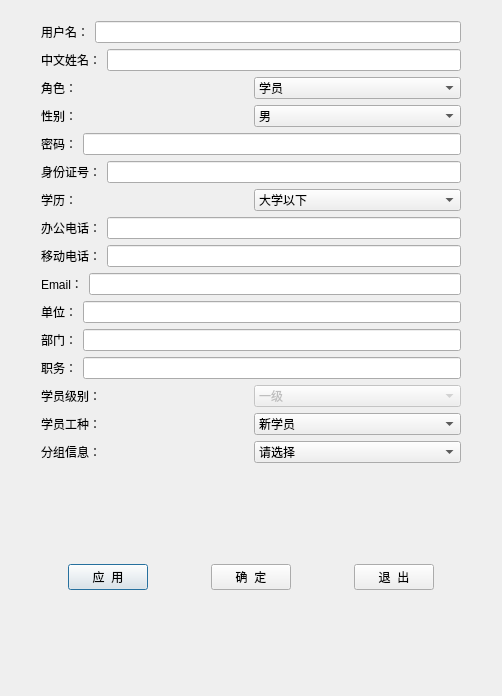
<?xml version="1.0" encoding="UTF-8"?>
<ui version="4.0">
 <class>CStudentInfoAddTable</class>
 <widget class="QDialog" name="CStudentInfoAddTable">
  <property name="geometry">
   <rect>
    <x>0</x>
    <y>0</y>
    <width>502</width>
    <height>696</height>
   </rect>
  </property>
  <property name="windowTitle">
   <string>添加用户信息</string>
  </property>
  <property name="styleSheet">
   <string notr="true">font: 14pt &quot;宋体&quot;;</string>
  </property>
  <layout class="QGridLayout" name="gridLayout">
   <item row="0" column="0">
    <layout class="QVBoxLayout" name="verticalLayout_2">
     <item>
      <spacer name="verticalSpacer">
       <property name="orientation">
        <enum>Qt::Vertical</enum>
       </property>
       <property name="sizeType">
        <enum>QSizePolicy::Minimum</enum>
       </property>
       <property name="sizeHint" stdset="0">
        <size>
         <width>188</width>
         <height>10</height>
        </size>
       </property>
      </spacer>
     </item>
     <item>
      <layout class="QHBoxLayout" name="horizontalLayout_18">
       <item>
        <spacer name="horizontalSpacer_5">
         <property name="orientation">
          <enum>Qt::Horizontal</enum>
         </property>
         <property name="sizeType">
          <enum>QSizePolicy::Minimum</enum>
         </property>
         <property name="sizeHint" stdset="0">
          <size>
           <width>30</width>
           <height>20</height>
          </size>
         </property>
        </spacer>
       </item>
       <item>
        <layout class="QVBoxLayout" name="verticalLayout">
         <item>
          <layout class="QHBoxLayout" name="horizontalLayout_4">
           <item>
            <widget class="QLabel" name="label">
             <property name="styleSheet">
              <string notr="true">font: 14pt &quot;宋体&quot;;</string>
             </property>
             <property name="text">
              <string>用户名：</string>
             </property>
            </widget>
           </item>
           <item>
            <widget class="QLineEdit" name="editName">
             <property name="enabled">
              <bool>true</bool>
             </property>
            </widget>
           </item>
          </layout>
         </item>
         <item>
          <layout class="QHBoxLayout" name="horizontalLayout_5">
           <item>
            <widget class="QLabel" name="label_12">
             <property name="styleSheet">
              <string notr="true">font: 14pt &quot;宋体&quot;;</string>
             </property>
             <property name="text">
              <string>中文姓名：</string>
             </property>
            </widget>
           </item>
           <item>
            <widget class="QLineEdit" name="editLongName"/>
           </item>
          </layout>
         </item>
         <item>
          <layout class="QHBoxLayout" name="horizontalLayout_6">
           <item>
            <widget class="QLabel" name="label_2">
             <property name="styleSheet">
              <string notr="true">font: 14pt &quot;宋体&quot;;</string>
             </property>
             <property name="text">
              <string>角色：</string>
             </property>
            </widget>
           </item>
           <item>
            <widget class="QComboBox" name="editRole">
             <item>
              <property name="text">
               <string>学员</string>
              </property>
             </item>
             <item>
              <property name="text">
               <string>教员</string>
              </property>
             </item>
             <item>
              <property name="text">
               <string>系统</string>
              </property>
             </item>
            </widget>
           </item>
          </layout>
         </item>
         <item>
          <layout class="QHBoxLayout" name="horizontalLayout_7">
           <item>
            <widget class="QLabel" name="label_13">
             <property name="styleSheet">
              <string notr="true">font: 14pt &quot;宋体&quot;;</string>
             </property>
             <property name="text">
              <string>性别：</string>
             </property>
            </widget>
           </item>
           <item>
            <widget class="QComboBox" name="editSex">
             <item>
              <property name="text">
               <string>男</string>
              </property>
             </item>
             <item>
              <property name="text">
               <string>女</string>
              </property>
             </item>
            </widget>
           </item>
          </layout>
         </item>
         <item>
          <layout class="QHBoxLayout" name="horizontalLayout_8">
           <item>
            <widget class="QLabel" name="label_3">
             <property name="styleSheet">
              <string notr="true">font: 14pt &quot;宋体&quot;;</string>
             </property>
             <property name="text">
              <string>密码：</string>
             </property>
            </widget>
           </item>
           <item>
            <widget class="QLineEdit" name="editPassword"/>
           </item>
          </layout>
         </item>
         <item>
          <layout class="QHBoxLayout" name="horizontalLayout_9">
           <item>
            <widget class="QLabel" name="label_4">
             <property name="styleSheet">
              <string notr="true">font: 14pt &quot;宋体&quot;;</string>
             </property>
             <property name="text">
              <string>身份证号：</string>
             </property>
            </widget>
           </item>
           <item>
            <widget class="QLineEdit" name="editIdCard"/>
           </item>
          </layout>
         </item>
         <item>
          <layout class="QHBoxLayout" name="horizontalLayout_10">
           <item>
            <widget class="QLabel" name="label_5">
             <property name="styleSheet">
              <string notr="true">font: 14pt &quot;宋体&quot;;</string>
             </property>
             <property name="text">
              <string>学历：</string>
             </property>
            </widget>
           </item>
           <item>
            <widget class="QComboBox" name="editEdu">
             <item>
              <property name="text">
               <string>大学以下</string>
              </property>
             </item>
             <item>
              <property name="text">
               <string>专科</string>
              </property>
             </item>
             <item>
              <property name="text">
               <string>本科</string>
              </property>
             </item>
             <item>
              <property name="text">
               <string>研究生及以上</string>
              </property>
             </item>
            </widget>
           </item>
          </layout>
         </item>
         <item>
          <layout class="QHBoxLayout" name="horizontalLayout_11">
           <item>
            <widget class="QLabel" name="label_11">
             <property name="styleSheet">
              <string notr="true">font: 14pt &quot;宋体&quot;;</string>
             </property>
             <property name="text">
              <string>办公电话：</string>
             </property>
            </widget>
           </item>
           <item>
            <widget class="QLineEdit" name="editMTel"/>
           </item>
          </layout>
         </item>
         <item>
          <layout class="QHBoxLayout" name="horizontalLayout_12">
           <item>
            <widget class="QLabel" name="label_6">
             <property name="styleSheet">
              <string notr="true">font: 14pt &quot;宋体&quot;;</string>
             </property>
             <property name="text">
              <string>移动电话：</string>
             </property>
            </widget>
           </item>
           <item>
            <widget class="QLineEdit" name="editTel"/>
           </item>
          </layout>
         </item>
         <item>
          <layout class="QHBoxLayout" name="horizontalLayout_13">
           <item>
            <widget class="QLabel" name="label_7">
             <property name="styleSheet">
              <string notr="true">font: 14pt &quot;宋体&quot;;</string>
             </property>
             <property name="text">
              <string>Email：</string>
             </property>
            </widget>
           </item>
           <item>
            <widget class="QLineEdit" name="editEmail"/>
           </item>
          </layout>
         </item>
         <item>
          <layout class="QHBoxLayout" name="horizontalLayout_14">
           <item>
            <widget class="QLabel" name="label_8">
             <property name="styleSheet">
              <string notr="true">font: 14pt &quot;宋体&quot;;</string>
             </property>
             <property name="text">
              <string>单位：</string>
             </property>
            </widget>
           </item>
           <item>
            <widget class="QLineEdit" name="editCompany"/>
           </item>
          </layout>
         </item>
         <item>
          <layout class="QHBoxLayout" name="horizontalLayout_15">
           <item>
            <widget class="QLabel" name="label_9">
             <property name="styleSheet">
              <string notr="true">font: 14pt &quot;宋体&quot;;</string>
             </property>
             <property name="text">
              <string>部门：</string>
             </property>
            </widget>
           </item>
           <item>
            <widget class="QLineEdit" name="editDepartment"/>
           </item>
          </layout>
         </item>
         <item>
          <layout class="QHBoxLayout" name="horizontalLayout_16">
           <item>
            <widget class="QLabel" name="label_10">
             <property name="styleSheet">
              <string notr="true">font: 14pt &quot;宋体&quot;;</string>
             </property>
             <property name="text">
              <string>职务：</string>
             </property>
            </widget>
           </item>
           <item>
            <widget class="QLineEdit" name="editDuty"/>
           </item>
          </layout>
         </item>
         <item>
          <layout class="QHBoxLayout" name="horizontalLayout">
           <item>
            <widget class="QLabel" name="label_16">
             <property name="styleSheet">
              <string notr="true">font: 14pt &quot;宋体&quot;;</string>
             </property>
             <property name="text">
              <string>学员级别：</string>
             </property>
            </widget>
           </item>
           <item>
            <widget class="QComboBox" name="comboBox_userRange">
             <property name="enabled">
              <bool>false</bool>
             </property>
             <property name="styleSheet">
              <string notr="true">font: 14pt &quot;宋体&quot;;</string>
             </property>
             <item>
              <property name="text">
               <string>一级</string>
              </property>
             </item>
             <item>
              <property name="text">
               <string>二级</string>
              </property>
             </item>
             <item>
              <property name="text">
               <string>三级</string>
              </property>
             </item>
            </widget>
           </item>
          </layout>
         </item>
         <item>
          <layout class="QHBoxLayout" name="horizontalLayout_2">
           <item>
            <widget class="QLabel" name="label_15">
             <property name="styleSheet">
              <string notr="true">font: 14pt &quot;宋体&quot;;</string>
             </property>
             <property name="text">
              <string>学员工种：</string>
             </property>
            </widget>
           </item>
           <item>
            <widget class="QComboBox" name="comboBox_userType">
             <property name="enabled">
              <bool>true</bool>
             </property>
             <property name="styleSheet">
              <string notr="true">font: 14pt &quot;宋体&quot;;</string>
             </property>
             <item>
              <property name="text">
               <string>新学员</string>
              </property>
             </item>
             <item>
              <property name="text">
               <string>初级工</string>
              </property>
             </item>
             <item>
              <property name="text">
               <string>中级工</string>
              </property>
             </item>
             <item>
              <property name="text">
               <string>高级工</string>
              </property>
             </item>
             <item>
              <property name="text">
               <string>技师</string>
              </property>
             </item>
             <item>
              <property name="text">
               <string>高级技师</string>
              </property>
             </item>
            </widget>
           </item>
          </layout>
         </item>
         <item>
          <layout class="QHBoxLayout" name="horizontalLayout_3">
           <item>
            <widget class="QLabel" name="label_14">
             <property name="styleSheet">
              <string notr="true">font: 14pt &quot;宋体&quot;;</string>
             </property>
             <property name="text">
              <string>分组信息：</string>
             </property>
            </widget>
           </item>
           <item>
            <widget class="QComboBox" name="editGroup">
             <property name="styleSheet">
              <string notr="true">font: 14pt &quot;宋体&quot;;</string>
             </property>
             <property name="editable">
              <bool>false</bool>
             </property>
             <item>
              <property name="text">
               <string>请选择</string>
              </property>
             </item>
            </widget>
           </item>
          </layout>
         </item>
        </layout>
       </item>
       <item>
        <spacer name="horizontalSpacer_6">
         <property name="orientation">
          <enum>Qt::Horizontal</enum>
         </property>
         <property name="sizeType">
          <enum>QSizePolicy::Minimum</enum>
         </property>
         <property name="sizeHint" stdset="0">
          <size>
           <width>30</width>
           <height>20</height>
          </size>
         </property>
        </spacer>
       </item>
      </layout>
     </item>
     <item>
      <spacer name="verticalSpacer_2">
       <property name="orientation">
        <enum>Qt::Vertical</enum>
       </property>
       <property name="sizeHint" stdset="0">
        <size>
         <width>20</width>
         <height>40</height>
        </size>
       </property>
      </spacer>
     </item>
     <item>
      <layout class="QHBoxLayout" name="horizontalLayout_17">
       <item>
        <spacer name="horizontalSpacer">
         <property name="orientation">
          <enum>Qt::Horizontal</enum>
         </property>
         <property name="sizeHint" stdset="0">
          <size>
           <width>40</width>
           <height>20</height>
          </size>
         </property>
        </spacer>
       </item>
       <item>
        <widget class="QPushButton" name="buttonApply">
         <property name="styleSheet">
          <string notr="true">font: 12pt &quot;宋体&quot;;</string>
         </property>
         <property name="text">
          <string>应  用</string>
         </property>
        </widget>
       </item>
       <item>
        <spacer name="horizontalSpacer_2">
         <property name="orientation">
          <enum>Qt::Horizontal</enum>
         </property>
         <property name="sizeHint" stdset="0">
          <size>
           <width>40</width>
           <height>20</height>
          </size>
         </property>
        </spacer>
       </item>
       <item>
        <widget class="QPushButton" name="buttonEnter">
         <property name="styleSheet">
          <string notr="true">font: 12pt &quot;宋体&quot;;</string>
         </property>
         <property name="text">
          <string>确  定</string>
         </property>
        </widget>
       </item>
       <item>
        <spacer name="horizontalSpacer_3">
         <property name="orientation">
          <enum>Qt::Horizontal</enum>
         </property>
         <property name="sizeHint" stdset="0">
          <size>
           <width>40</width>
           <height>20</height>
          </size>
         </property>
        </spacer>
       </item>
       <item>
        <widget class="QPushButton" name="buttonExit">
         <property name="styleSheet">
          <string notr="true">font: 12pt &quot;宋体&quot;;</string>
         </property>
         <property name="text">
          <string>退  出</string>
         </property>
        </widget>
       </item>
       <item>
        <spacer name="horizontalSpacer_4">
         <property name="orientation">
          <enum>Qt::Horizontal</enum>
         </property>
         <property name="sizeHint" stdset="0">
          <size>
           <width>40</width>
           <height>20</height>
          </size>
         </property>
        </spacer>
       </item>
      </layout>
     </item>
     <item>
      <spacer name="verticalSpacer_3">
       <property name="orientation">
        <enum>Qt::Vertical</enum>
       </property>
       <property name="sizeHint" stdset="0">
        <size>
         <width>20</width>
         <height>40</height>
        </size>
       </property>
      </spacer>
     </item>
    </layout>
   </item>
  </layout>
 </widget>
 <tabstops>
  <tabstop>editName</tabstop>
  <tabstop>editLongName</tabstop>
  <tabstop>editRole</tabstop>
  <tabstop>editSex</tabstop>
  <tabstop>editPassword</tabstop>
  <tabstop>editIdCard</tabstop>
  <tabstop>editEdu</tabstop>
  <tabstop>editMTel</tabstop>
  <tabstop>editTel</tabstop>
  <tabstop>editEmail</tabstop>
  <tabstop>editCompany</tabstop>
  <tabstop>editDepartment</tabstop>
  <tabstop>editDuty</tabstop>
 </tabstops>
 <resources/>
 <connections>
  <connection>
   <sender>buttonExit</sender>
   <signal>clicked()</signal>
   <receiver>CStudentInfoAddTable</receiver>
   <slot>reject()</slot>
   <hints>
    <hint type="sourcelabel">
     <x>205</x>
     <y>475</y>
    </hint>
    <hint type="destinationlabel">
     <x>149</x>
     <y>254</y>
    </hint>
   </hints>
  </connection>
 </connections>
</ui>
